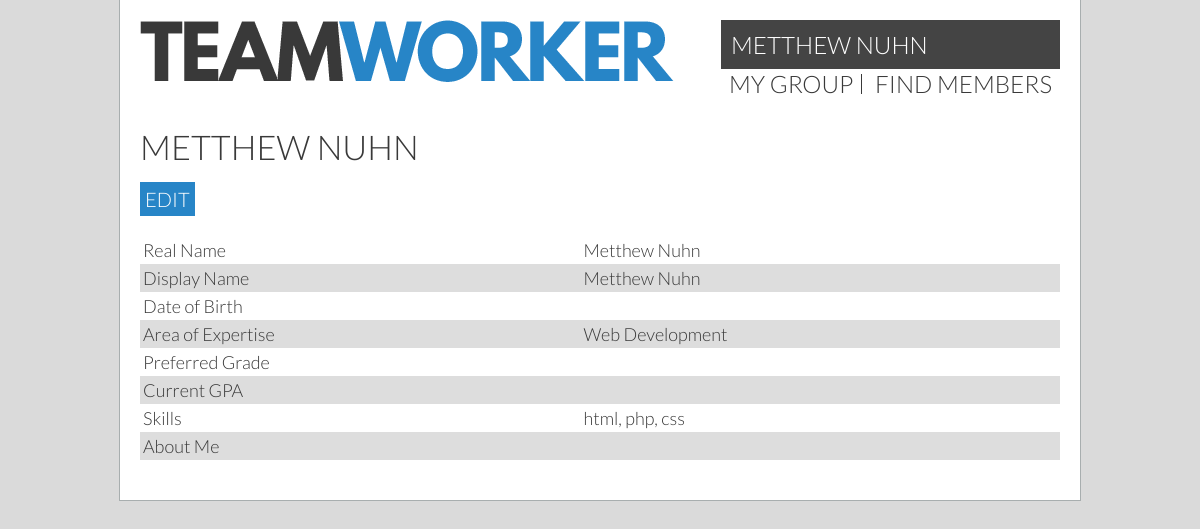
Page /?page=profile (signed in) on the committed database.
### tables this page shows
CREATE TABLE `users` (
  `id` int(11) unsigned NOT NULL AUTO_INCREMENT,
  `permissions` int(11) NOT NULL DEFAULT '1',
  `currentGroup` int(11) DEFAULT '0',
  `groupLeader` tinyint(1) DEFAULT NULL,
  `name` varchar(40) DEFAULT NULL,
  `displayName` varchar(30) DEFAULT NULL,
  `email` varchar(40) DEFAULT NULL,
  `password` char(64) DEFAULT NULL,
  `dob` date DEFAULT NULL,
  `mainArea` varchar(30) DEFAULT NULL,
  `skills` text,
  `gpa` double DEFAULT NULL,
  `goal` double DEFAULT NULL,
  `bio` varchar(300) DEFAULT NULL,
  `studentID` varchar(255) DEFAULT NULL,
  PRIMARY KEY (`id`),
  UNIQUE KEY `email` (`email`),
  UNIQUE KEY `studentID` (`studentID`)
);

### userHandler.php (called while the page is built, shortened)
<?php
if(isset($_SESSION['id'])) {
  $sessionId = $_SESSION['id'];
  $query = ('SELECT * FROM users WHERE id = :id');
  $statement = $db -> prepare($query);
  $statement -> bindValue(':id', $sessionId);
  if (!$statement -> execute()) { print_r($statement->errorInfo()); }
  $result = $statement -> fetch(PDO::FETCH_ASSOC);
  $realName = $result['name'];
  if($result['displayName'] == "") {
    $userName = $realName;
  } else {
    $userName = $result['displayName'];
  }
  $areaExpertise = $result['mainArea'];
  $group = $result['currentGroup'];
  $skills = $result['skills'];
}
?>

### profile.php (the view, shortened to what this page needs)
<body>
  <main>
    <?php include "header.inc"; ?>
    <div class="content" id="readonly">
      <h1><?=$userName?></h1>
      <a class="button" onclick="showEditor()">Edit</a>
      <table>
        <tr><td>Real Name</td> <td><?=$realName?></td></tr>
        <tr><td>Display Name</td> <td><?=$userName?></td></tr>
        <tr><td>Date of Birth</td> <td><?=$dob?></td></tr>
        <tr><td>Area of Expertise</td>  <td><?=$areaExpertise?></td></tr>
        <tr><td>Preferred Grade</td>  <td><?=$goal?></td></tr>
        <tr><td>Current GPA</td>  <td><?=$gpa?></td></tr>
        <tr><td>Skills</td>  <td><?=$skills?></td></tr>
        <tr><td>About Me</td> <td><?=$bio?></td></tr>
      </table>
    </div>
  </main>
</body>
</html>

### header.inc (shortened to what this page needs)
<header>
    <a href="/" id="logo"><img src="_resources/teamworker.png"></a>
    <nav>
      <div class="topNavProfile">
        <a href='/?page=profile'><?=$userName?></a>
      </div>
      <ul>
        <?php if($group != 0) { ?>
          <li><a href="/?page=group">my group</a></li>
          <li><a href="/?page=userSearch">find members</a></li>
        <?php } ?>
      </ul>
    </nav>
</header>

### style.css (style rules this page uses)
body { margin: 0; padding:0; font-family: 'Lato', sans-serif; font-weight: 300; font-size:20px; }
main { width:960px; height:auto; margin:0 auto; }
.content { margin: 20px; overflow: auto; }
h1 { font-weight:300; font-size:1.7em; text-transform:uppercase; margin: 15px 0; }
.content h1:first-child { margin-top:0; }
a { text-decoration:none; color:inherit; transition: opacity 0.3s ease; }
.button { display: inline-block; padding: 5px; text-transform: uppercase; color: #fff; background-color: #2785c7; }
header { padding:20px; }
#logo { display:inline-block; }
nav { font-size:1.2em; text-transform: uppercase; display:inline-block; float:right; }
nav ul { list-style:none; padding:0; margin:0; }
nav li { display:inline-block; border-right:1px solid #393939; padding:0 8px; line-height:20px; }
nav ul li:last-child { border-right:none; }
.topNavProfile { background: #444; padding: 10px; }
.topNavProfile a { color: #fff; }
table { width:100%; box-sizing:border-box; font-size:0; border-spacing:0; margin:20px 0; }
td, th { font-size:18px; padding:3px; margin:0; text-align:left; min-height:1em; }

### colour.css (style rules this page uses)
body, .grain { background-color:#dadada; background-image:url(_resources/15p-grey.jpg); }
main { background-color:white; }
tr:nth-child(even) { background-color:#ddd; }
body, main { color:#393939; }
main { border: 1px solid #a8aeaf; border-top:none; }

### rows in the picture
users: name "METTHEW NUHN", name "Metthew Nuhn", mainArea "Web Development", skills "html, php, css"
